Frame 1 (no input): blank canvas, image omitted
Frame 60 (the mouse pressed at the canvas centre just before this capture): blank canvas, image omitted
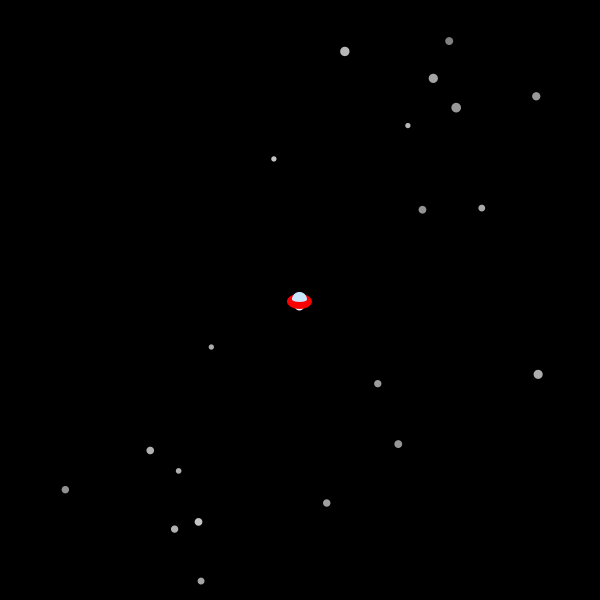
Frame 120 (the mouse held since frame 60 and released just before this capture)

The Processing sketch whose frames 1 and 60 were blank and that drew this single picture after the mouse press (run headless with seeded random() and noise(); from frame 60 on, the mouse is pressed at the canvas centre):

// Processing sketch: processing_158193
// ── processing_158193.pde

//Instructions
//click mouse to create a meteor shower
 
int n=200; //store number of stars
float t, dt; //angle for oscillation of sun brightness
boolean meteorsOn = false; //start with meteor shower turned off
Meteorshower [] meteors = new Meteorshower[20]; //create array with 20 meteors
Star[] stars = new Star[n]; //create array with n=200 stars
Spaceship spaceship = new Spaceship(mouseX, mouseY, 0); //create UFO
Planet[] planets = new Planet[5];//create array with 5 planets
 
void setup() {
  size (600, 600);
  background(0);
  smooth();
  noStroke();
 
  //make loop up to length of stars array to create multiple stars
  for (int n=0; n<stars.length; n++) {
    stars[n] = new Star();
  }
  //make loop up to length of planets array to create multiple planets
  //planets are looped every 70 units away from the center of the screen, orbit at random frequencies, have random colors
  for (int i=0; i<planets.length; i++) {
    planets[i] = new Planet(70*i, random(10, 25), 0, random(0.015, 0.025), random(250), random(250), random(250));
  }
}
 
void draw() {
 
  background(0);
 
  //draw and update each star

   
  //draw sun's glow, oscillating brightness of area outside sun and use loop to create gradient for transparency
  //(pt. 2 from assignment)
 
 
  //draw and update each planet
  //(pt. 3 of assignment)

   
  //draw the yellow part of the sun

 
 
  //what to do when the boolean meteorsOn is true (create meteor shower by drawing and updating meteors)
  //(pt. 3 of assignment)
  if (meteorsOn) {
    for (int m=0; m<meteors.length; m++) {
      meteors[m].draw();
      meteors[m].update();
    }
  }
 
  //draw UFO from spaceship class
  spaceship.draw();
}
 
//when mouse is pressed, the boolean meteorsOn becomes true and a meteor shower is initialized
//adjust starting points of meteors to compensate for translation under meteor.draw
//meteors have random position from left end of screen, random size, random speed in x direction, travel at a random angle
void mousePressed() {
  meteorsOn = true;
  float a = random(-PI/4, PI/4);
  for (int m=0; m<meteors.length; m++) {
    meteors[m] = new Meteorshower(random(-3*width/4,-width/2), random(-height/2,height/2), random(5, 10), random(5, 10), a);
  }
}
 
//class describing what stars do
class Star {
  float x, y; //position
  float r; //radius
  float t, dt; //oscillation
 
  //initialize star at random coordinates, with these radii and frequencies of oscillating brightness
  Star() {
    x=random(width);
    y=random(height);
    r=random(2, 4);
    t=random(2*PI);
    dt=radians(random(0.1, 2));
  }
 
  //update the value inside sin() to change brightness between 0 and 255
  //(pt. 2 of assignment)
  void update () {
    t += dt;
  }
 
  //draw star
  void draw() {
    fill(255*sin(t));
    ellipse(x, y, r, r);
  }
}
 
//class describing what meteors do when created
class Meteorshower {
  float x, y; //position
  float r; //radius
  float dx; //speed in x direction
  float a; //angle of rotation
 
  //initialize meteor
  //(pt. 1 from assignment)
  Meteorshower(float x0, float y0, float r0, float dx0, float a0) {
    x=x0;
    y=y0;
    r=r0;
    dx=dx0;
    a=a0;
  }
 
  //rotate coordinates about center of canvas at a random angle and draw meteor, then return coordinates to normal
  void draw() {
    pushMatrix();
    translate(width/2,height/2);
    rotate(a);
    fill(200,200,200,random(150,255));
    ellipse(x, y, r, r);
    popMatrix();
  }
 
  //update position of meteor
  //(pt. 2 of assignment)
  void update() {
    x+=dx;
  }
}
 
//class describing planets
class Planet {
  float d; //distance from sun
  float r; //size of planet
  float a; //angle planet makes with horizontal x axis
  float da; //rate of change in angle
  float R; //red
  float G; //green
  float B; //blue
 
  // initialize planet
  Planet (float d0, float r0, float a0, float da0, float R0, float G0, float B0) {
   
  }
 
  //draw ellipse with these colors and at position that depends on angle a and with size r
  void draw() {
    fill(R, G, B);
    ellipse(width/2+d*cos(a), height/2+d*sin(a), r, r);
  }
 
  //update angle with respect to horizontal x axis
  //(pt. 2 of assignment)
  void update() {
    a+=da;
  }
}
 
//class describing what UFO does
class Spaceship {
  float x, y, dx, dy; //position and change in position
  float e = 0.1; //easing towards mouse
  float a; //angle of rotation
 
  //initialize spaceship
  //(pt. 1 from assignment)
  Spaceship(float x0, float y0, float a0) {
    x=x0;
    y=y0;
    a=a0;
  }
 
  //draw UFO that eases toward and rotates depending on mouse position
  //(pt. 2 from assignment)
  void draw() {
    dx = (mouseX-x)*e;
    dy = (mouseY-y)*e;
    x+=dx;
    y+=dy;
    //rotate coordinates about UFO position depending on how far left or right of the mouse the UFO is,
    //then return to normal coordinates
    pushMatrix();
    a = radians(mouseX-x);
    translate(x, y);
    rotate(a);
    fill(255);
    ellipse(0, 6, 10, 10);
    fill(250, 0, 0);
    ellipse(0, 0+2, 25, 15);
    fill(200, 230, 255);
    arc(0, 0, 15, 15, -PI, 0);
    ellipse(0, 0, 15, 5);
    popMatrix();
  }
}
